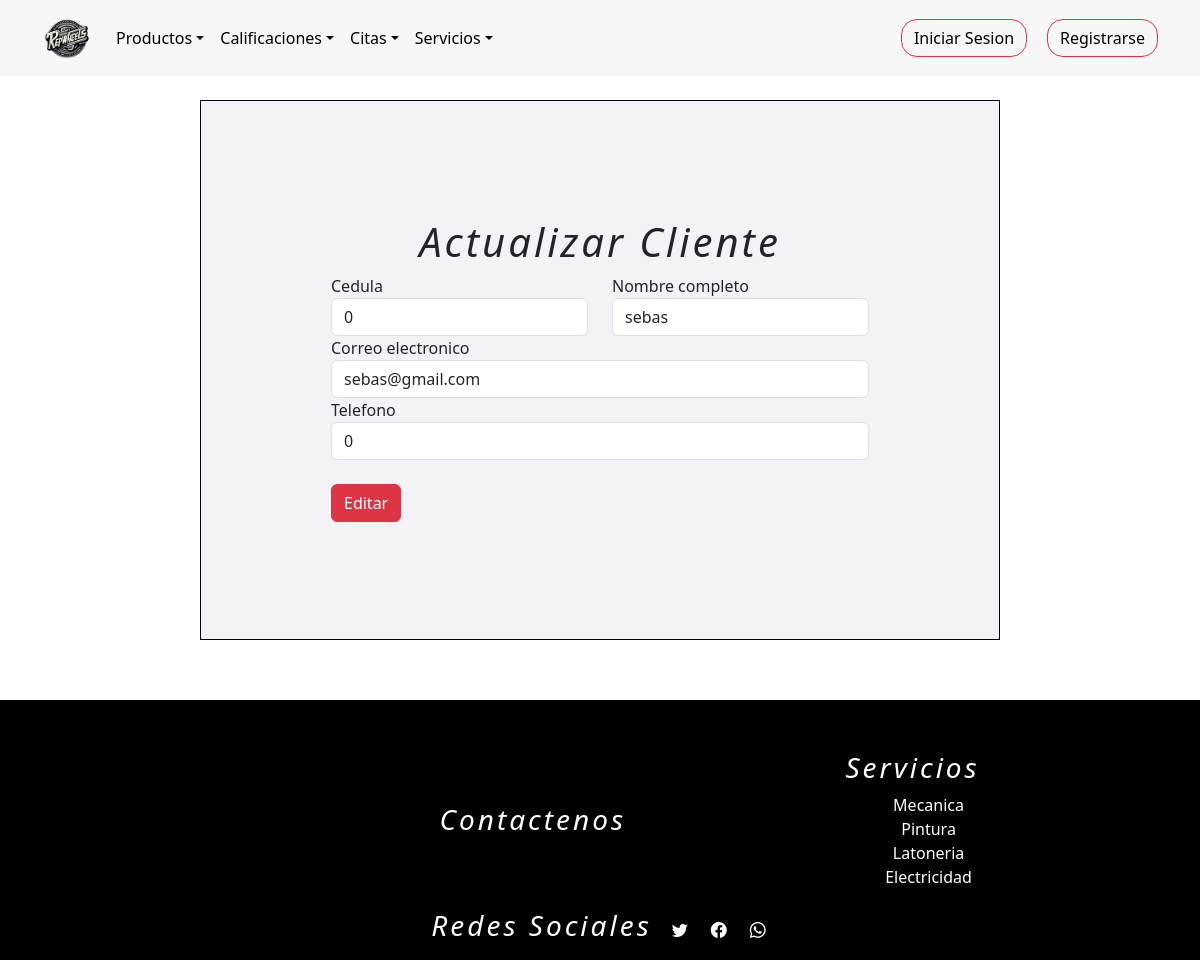
Screenshot of /clientesEditar/1 with the database file from the repository.
### tienda/models.py (models this page shows, shortened)
class Usuarios(AbstractUser):
    username = None
    nombre = models.CharField(max_length=254)
    email = models.EmailField(max_length=254, unique=True,blank=False,null=True)
    password = models.CharField(max_length=254,blank=False,null=True)
    foto = models.ImageField(upload_to="tienda/media/", default="tienda/media/user.png")
    token_recuperar = models.CharField(max_length=254,blank=False,null=False,default=0)
    telefono=models.IntegerField(null=False,blank=True,default='0')
    cargo = models.CharField(max_length=254,null=False)
    direccion=models.CharField(max_length=254)
    cedula=models.IntegerField(blank=True,null=False,default='0')
    ROLES = (
        (1,"administrador"),
        (2,"proveedor"),
        (3,"empleado"),
        (4,"cliente"),
    )
    rol=models.IntegerField(choices=ROLES,default=4)
    n = models.IntegerField(blank=True,null=False,default=0)
    USERNAME_FIELD = "email"
    REQUIRED_FIELDS = ["nombre"]
    objects = CustomUserManager()

### tienda/views.py (the view)
# urls.py: path('clientesEditar/<int:id>',views.clientesEditar, name="clientesEditar"),
def clientesEditar(request,id):
    q = Usuarios.objects.get(pk = id)
    contexto = {"data" : q}
    return render(request,"tienda/clientes/editarCliente.html",contexto)

### tienda/templates/tienda/clientes/editarCliente.html (shortened to what this page needs)
{% extends 'tienda/base2.html' %}
{% load static %}
{% block contenedor %}
<main>
  <form class="form1" action="{% url 'clientesActualizar' %}" method="post" enctype="multipart/form-data">
    <h1>Actualizar Cliente</h1>
    <div class="form-row">
      <div class="row">
        <div class="col">
          <div class="form-group col-md-12">
            <label for="inputEmail4">Cedula</label>
            <input type="number" class="form-control" id="Cedula" name="cedula" placeholder="Cedula" value="{{ data.cedula }}">
          </div>
        </div><br>
        <div class="col">
          <div class="form-group col-md-12">
            <label for="inputPassword4">Nombre completo</label>
            <input type="Text" class="form-control" id="NombreC" name="nombre_completo" placeholder="Nombre completo" value="{{ data.nombre }}">
          </div>
        </div>
      </div>
      <div class="form-group col-md-12">
        <label for="inputAddress2">Correo electronico</label>
        <input type="text" class="form-control" id="inputAddress2" name="correo" value="{{ data.email }}"  placeholder="Correo">
      </div>
      <div class="form-group col-md-12">
        <label for="inputAddress2">Telefono</label>
        <input type="Text" class="form-control" id="inputAddress2" name="telefono" value="{{ data.telefono }}" placeholder="Telefono">
      </div>
      <br>
      <button type="submit" class="btn btn-danger"> Editar <br></button>
    </div>
  </form>
</main>
{% endblock %}

### tienda/static/tienda/css/registrarPr.css (style rules this page uses)
main { display: flex; justify-content: space-around; height: 100%; padding: 5%; }
.form1 { margin-top: 40px ; height: 540px; width: 800px; display: flex; flex-direction: column; justify-content: center; align-items: center; background-color: #f3f3f7; border: black 1px solid; }
footer h3,h1 { text-align: center; font-style: italic; letter-spacing: 3px; }

### rows the page displays
Usuarios: cedula "0", nombre_completo "sebas", correo "sebas@gmail.com", telefono "0"
